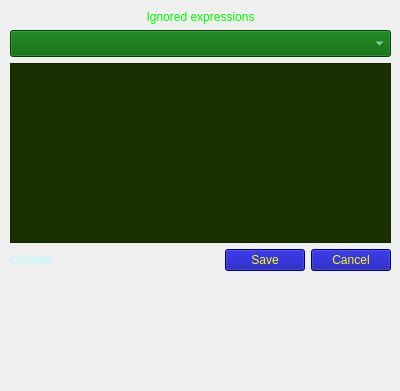
<?xml version="1.0" encoding="UTF-8"?>
<ui version="4.0">
 <class>Dialog</class>
 <widget class="QDialog" name="Dialog">
  <property name="geometry">
   <rect>
    <x>0</x>
    <y>0</y>
    <width>400</width>
    <height>391</height>
   </rect>
  </property>
  <property name="windowTitle">
   <string>Dialog</string>
  </property>
  <widget class="QWidget" name="gridLayoutWidget">
   <property name="geometry">
    <rect>
     <x>10</x>
     <y>10</y>
     <width>381</width>
     <height>261</height>
    </rect>
   </property>
   <layout class="QGridLayout" name="gridLayout">
    <item row="2" column="0">
     <widget class="QTextEdit" name="txt_expressions">
      <property name="styleSheet">
       <string notr="true">QTextEdit {color: rgb(210, 255, 205); background-color: rgb(24, 49, 0); font: 14pt &quot;Arial&quot;;} QTextEdit:hover {background-color: rgb(28, 56, 0);}</string>
      </property>
     </widget>
    </item>
    <item row="1" column="0">
     <widget class="QComboBox" name="cmb_sort">
      <property name="font">
       <font>
        <pointsize>12</pointsize>
       </font>
      </property>
      <property name="styleSheet">
       <string notr="true">QComboBox {color: rgb(170, 255, 255); background-color: rgb(0, 97, 0)} QComboBox:hover {background-color: rgb(0, 126, 0)}</string>
      </property>
     </widget>
    </item>
    <item row="0" column="0">
     <widget class="QLabel" name="lbl_title">
      <property name="sizePolicy">
       <sizepolicy hsizetype="Preferred" vsizetype="Minimum">
        <horstretch>0</horstretch>
        <verstretch>0</verstretch>
       </sizepolicy>
      </property>
      <property name="styleSheet">
       <string notr="true">QLabel {color: rgb(0, 255, 0); font: 75 16pt &quot;Arial&quot;;}
</string>
      </property>
      <property name="text">
       <string>Ignored expressions</string>
      </property>
      <property name="alignment">
       <set>Qt::AlignCenter</set>
      </property>
     </widget>
    </item>
    <item row="3" column="0">
     <layout class="QHBoxLayout" name="horizontalLayout">
      <item>
       <widget class="QLabel" name="lbl_count">
        <property name="styleSheet">
         <string notr="true">QLabel {color: rgb(170, 255, 255); font: 10pt &quot;Arial&quot;;}</string>
        </property>
        <property name="text">
         <string>Counter</string>
        </property>
       </widget>
      </item>
      <item>
       <spacer name="horizontalSpacer">
        <property name="orientation">
         <enum>Qt::Horizontal</enum>
        </property>
        <property name="sizeHint" stdset="0">
         <size>
          <width>40</width>
          <height>20</height>
         </size>
        </property>
       </spacer>
      </item>
      <item>
       <widget class="QPushButton" name="btn_save">
        <property name="sizePolicy">
         <sizepolicy hsizetype="Preferred" vsizetype="Fixed">
          <horstretch>0</horstretch>
          <verstretch>0</verstretch>
         </sizepolicy>
        </property>
        <property name="styleSheet">
         <string notr="true">QPushButton {color: rgb(255, 255, 0); background-color: rgb(0, 0, 163)} QPushButton:hover {background-color: qlineargradient(spread:pad, x1:0, y1:0.00568182, x2:0.98, y2:0.982955, stop:0 rgb(38, 19, 255), stop:1 rgb(150, 207, 207));}</string>
        </property>
        <property name="text">
         <string>Save</string>
        </property>
        <property name="autoDefault">
         <bool>false</bool>
        </property>
       </widget>
      </item>
      <item>
       <widget class="QPushButton" name="btn_cancel">
        <property name="sizePolicy">
         <sizepolicy hsizetype="Preferred" vsizetype="Fixed">
          <horstretch>0</horstretch>
          <verstretch>0</verstretch>
         </sizepolicy>
        </property>
        <property name="styleSheet">
         <string notr="true">QPushButton {color: rgb(255, 255, 0); background-color: rgb(0, 0, 163)} QPushButton:hover {background-color: qlineargradient(spread:pad, x1:0, y1:0.00568182, x2:0.98, y2:0.982955, stop:0 rgb(38, 19, 255), stop:1 rgb(150, 207, 207));}</string>
        </property>
        <property name="text">
         <string>Cancel</string>
        </property>
        <property name="autoDefault">
         <bool>false</bool>
        </property>
       </widget>
      </item>
     </layout>
    </item>
   </layout>
  </widget>
 </widget>
 <resources/>
 <connections/>
</ui>
